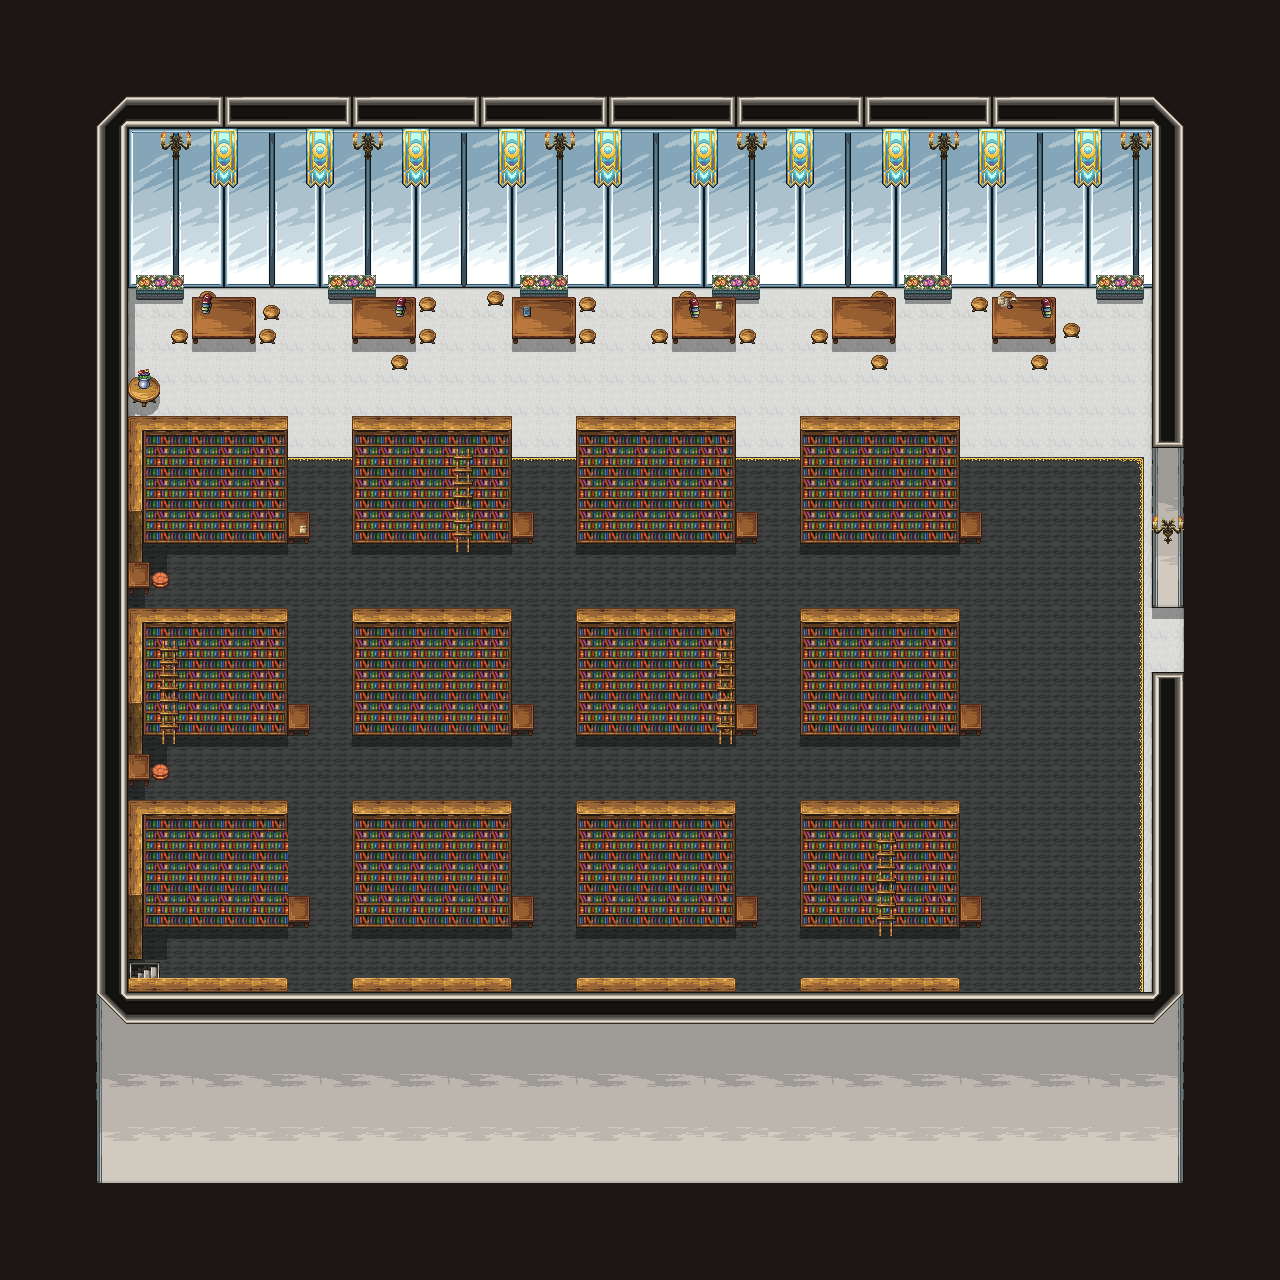

A level layout from a 2D game, rendered from its tile map. Below: a short description, then the map file with tile-grid data replaced by summaries:
An orthogonal 40x40 tile map with 32x32 px tiles, 15 tile layers (black, floor, carpet, wall1, ...).

<map version="1.9" tiledversion="1.9.1" orientation="orthogonal" renderorder="right-down" width="40" height="40" tilewidth="32" tileheight="32" infinite="0" nextlayerid="22" nextobjectid="1">
  <tileset firstgid="1" source="../21_tsx/Church_town.tsx" />
  <layer id="4" name="black" width="40" height="40">
    <data>[1600 cells, 2 non-empty, 1 distinct tile ids]</data>
  </layer>
  <layer id="5" name="floor" width="40" height="40">
    <data>[1600 cells, 736 non-empty, 12 distinct tile ids]</data>
  </layer>
  <layer id="17" name="carpet" width="40" height="40">
    <data>[1600 cells, 576 non-empty, 4 distinct tile ids]</data>
  </layer>
  <layer id="2" name="wall1" width="40" height="40">
    <data>[1600 cells, 417 non-empty, 47 distinct tile ids]</data>
  </layer>
  <layer id="20" name="shadow" width="40" height="40">
    <data>[1600 cells, 113 non-empty, 9 distinct tile ids]</data>
  </layer>
  <layer id="6" name="furniture1" width="40" height="40">
    <data>[1600 cells, 161 non-empty, 16 distinct tile ids]</data>
  </layer>
  <layer id="11" name="furniture2" width="40" height="40">
    <data>[1600 cells, 240 non-empty, 21 distinct tile ids]</data>
  </layer>
  <layer id="14" name="furniture3" width="40" height="40">
    <data>[1600 cells, 78 non-empty, 20 distinct tile ids]</data>
  </layer>
  <layer id="21" name="furniture3" width="40" height="40">
    <data>[1600 cells, 5 non-empty, 3 distinct tile ids]</data>
  </layer>
  <layer id="18" name="chara" width="40" height="40">
    <data>[1600 cells, 0 non-empty, 0 distinct tile ids]</data>
  </layer>
  <layer id="12" name="furniture4" width="40" height="40">
    <data>[1600 cells, 92 non-empty, 10 distinct tile ids]</data>
  </layer>
  <layer id="16" name="furniture5" width="40" height="40">
    <data>[1600 cells, 10 non-empty, 9 distinct tile ids]</data>
  </layer>
  <layer id="19" name="furniture6" width="40" height="40">
    <data>[1600 cells, 8 non-empty, 4 distinct tile ids]</data>
  </layer>
  <layer id="3" name="wall3" width="40" height="40">
    <data>[1600 cells, 35 non-empty, 4 distinct tile ids]</data>
  </layer>
  <layer id="1" name="black" width="40" height="40">
    <data>[1600 cells, 444 non-empty, 1 distinct tile ids]</data>
  </layer>
</map>
